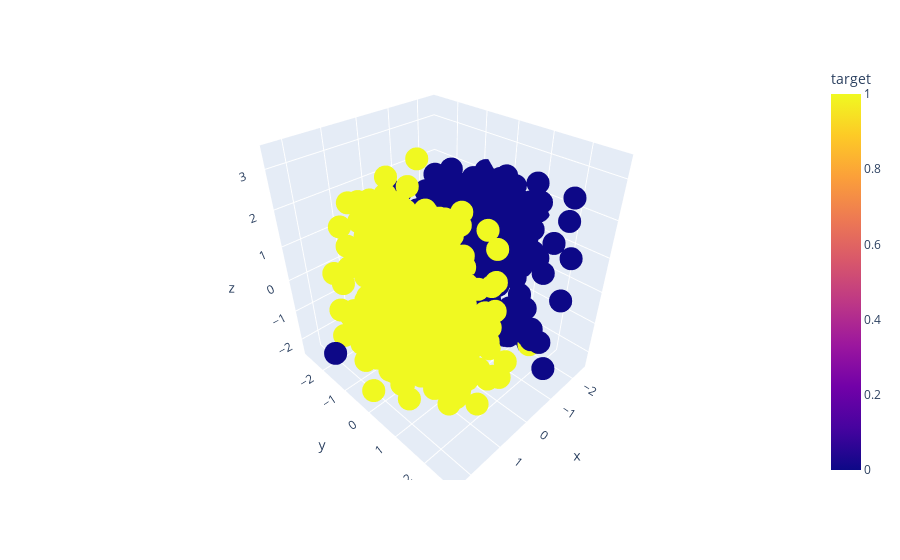

Write notebook code for a chart like this one.
### Code cell
X = random_data_3D.drop(columns='target', axis=1)
y = random_data_3D['target']
fig = px.scatter_3d(random_data_3D, x=X["feature_1"], y=X["feature_2"], z=X["feature_3"],
              color='target')
fig.show()

### Figure 1 — Plotly figure (JSON) as saved in the notebook; plotly's stock layout.template omitted (floating-point values rounded to 4 significant figures; data arrays with more than 128 entries replaced by an {"elided": "..."} marker saying what was removed)
{"data": [{"hovertemplate": "x=%{x}<br>y=%{y}<br>z=%{z}<br>target=%{marker.color}<extra></extra>", "legendgroup": "", "marker": {"color": {"elided": "1000 int values"}, "coloraxis": "coloraxis", "symbol": "circle"}, "mode": "markers", "name": "", "scene": "scene", "showlegend": false, "type": "scatter3d", "x": {"elided": "1000 float values"}, "y": {"elided": "1000 float values"}, "z": {"elided": "1000 float values"}}], "layout": {"coloraxis": {"colorbar": {"title": {"text": "target"}}, "colorscale": [[0, "#0d0887"], [0.1111, "#46039f"], [0.2222, "#7201a8"], [0.3333, "#9c179e"], [0.4444, "#bd3786"], [0.5556, "#d8576b"], [0.6667, "#ed7953"], [0.7778, "#fb9f3a"], [0.8889, "#fdca26"], [1, "#f0f921"]]}, "legend": {"tracegroupgap": 0}, "margin": {"t": 60}, "scene": {"domain": {"x": [0, 1], "y": [0, 1]}, "xaxis": {"title": {"text": "x"}}, "yaxis": {"title": {"text": "y"}}, "zaxis": {"title": {"text": "z"}}}}}
